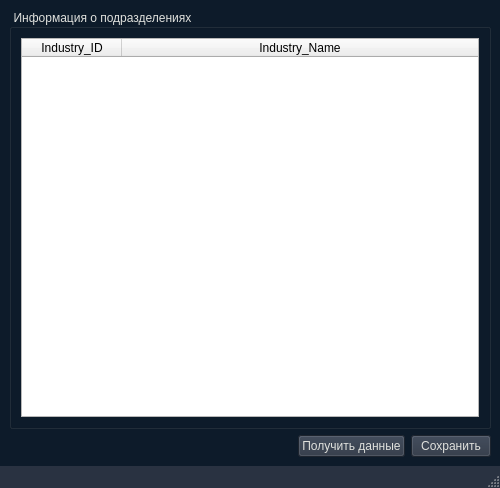
<?xml version="1.0" encoding="UTF-8"?>
<ui version="4.0">
 <class>w_InfoIndustry</class>
 <widget class="QMainWindow" name="w_InfoIndustry">
  <property name="geometry">
   <rect>
    <x>0</x>
    <y>0</y>
    <width>500</width>
    <height>488</height>
   </rect>
  </property>
  <property name="sizePolicy">
   <sizepolicy hsizetype="Fixed" vsizetype="Preferred">
    <horstretch>0</horstretch>
    <verstretch>0</verstretch>
   </sizepolicy>
  </property>
  <property name="minimumSize">
   <size>
    <width>500</width>
    <height>0</height>
   </size>
  </property>
  <property name="maximumSize">
   <size>
    <width>500</width>
    <height>16777215</height>
   </size>
  </property>
  <property name="windowTitle">
   <string>Информация о предприятии</string>
  </property>
  <property name="windowIcon">
   <iconset resource="../icons.qrc">
    <normaloff>:/newPrefix/icons/organization.png</normaloff>:/newPrefix/icons/organization.png</iconset>
  </property>
  <property name="styleSheet">
   <string notr="true">.QMainWindow #centralwidget{
background-color:#0D1B2A;
}

.QPushButton{
	background-color:#293241;
	color:#E0E1DD;
}
#statusbar{
background-color:#293241;
}

#menubar{
color:black;
font-weight:bold;
}

.QGroupBox{
	color:#E0E1DD
}

.QPushButton:hover{
	background-color:#1b263b;
}

#statusbar{
	color:#E0E1DD;
}</string>
  </property>
  <widget class="QWidget" name="centralwidget">
   <layout class="QGridLayout" name="gridLayout">
    <item row="0" column="1">
     <widget class="QGroupBox" name="groupBox">
      <property name="title">
       <string>Информация о подразделениях</string>
      </property>
      <layout class="QVBoxLayout" name="verticalLayout">
       <item>
        <widget class="QTableWidget" name="tw_ViewIndustry">
         <property name="frameShape">
          <enum>QFrame::StyledPanel</enum>
         </property>
         <property name="frameShadow">
          <enum>QFrame::Sunken</enum>
         </property>
         <property name="horizontalScrollBarPolicy">
          <enum>Qt::ScrollBarAsNeeded</enum>
         </property>
         <property name="sizeAdjustPolicy">
          <enum>QAbstractScrollArea::AdjustIgnored</enum>
         </property>
         <property name="showGrid">
          <bool>true</bool>
         </property>
         <property name="gridStyle">
          <enum>Qt::SolidLine</enum>
         </property>
         <property name="rowCount">
          <number>0</number>
         </property>
         <attribute name="horizontalHeaderVisible">
          <bool>true</bool>
         </attribute>
         <attribute name="horizontalHeaderCascadingSectionResizes">
          <bool>false</bool>
         </attribute>
         <attribute name="horizontalHeaderDefaultSectionSize">
          <number>100</number>
         </attribute>
         <attribute name="horizontalHeaderShowSortIndicator" stdset="0">
          <bool>false</bool>
         </attribute>
         <attribute name="horizontalHeaderStretchLastSection">
          <bool>true</bool>
         </attribute>
         <column>
          <property name="text">
           <string>Industry_ID</string>
          </property>
         </column>
         <column>
          <property name="text">
           <string>Industry_Name</string>
          </property>
         </column>
        </widget>
       </item>
      </layout>
     </widget>
    </item>
    <item row="1" column="1">
     <layout class="QHBoxLayout" name="horizontalLayout_2">
      <item>
       <spacer name="horizontalSpacer">
        <property name="orientation">
         <enum>Qt::Horizontal</enum>
        </property>
        <property name="sizeHint" stdset="0">
         <size>
          <width>40</width>
          <height>20</height>
         </size>
        </property>
       </spacer>
      </item>
      <item>
       <widget class="QPushButton" name="btn_GetData">
        <property name="sizePolicy">
         <sizepolicy hsizetype="Fixed" vsizetype="Fixed">
          <horstretch>0</horstretch>
          <verstretch>0</verstretch>
         </sizepolicy>
        </property>
        <property name="minimumSize">
         <size>
          <width>29</width>
          <height>0</height>
         </size>
        </property>
        <property name="maximumSize">
         <size>
          <width>200</width>
          <height>16777215</height>
         </size>
        </property>
        <property name="autoFillBackground">
         <bool>false</bool>
        </property>
        <property name="text">
         <string>Получить данные</string>
        </property>
        <property name="checkable">
         <bool>false</bool>
        </property>
       </widget>
      </item>
      <item>
       <widget class="QPushButton" name="btn_SaveData">
        <property name="text">
         <string>Сохранить</string>
        </property>
       </widget>
      </item>
     </layout>
    </item>
   </layout>
  </widget>
  <widget class="QMenuBar" name="menubar">
   <property name="geometry">
    <rect>
     <x>0</x>
     <y>0</y>
     <width>500</width>
     <height>22</height>
    </rect>
   </property>
  </widget>
  <widget class="QStatusBar" name="statusbar"/>
 </widget>
 <resources>
  <include location="../icons.qrc"/>
 </resources>
 <connections/>
</ui>
